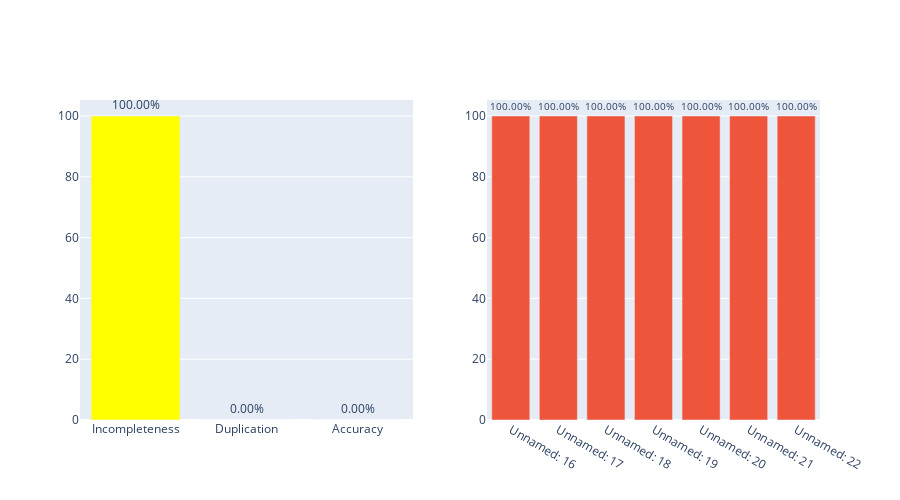

This figure's notebook cell:
### Code cell
# Test with a Excel file
data_quality_analyzer.data_quality_analyzer('Manchester United 2018-19.xlsx').duplication_incompleteness_checker(7)

### Figure 1 — Plotly figure (JSON) as saved in the notebook; plotly's stock layout.template omitted (floating-point values rounded to 4 significant figures)
{"data": [{"marker": {"color": ["yellow", "blue", "#a0911b"]}, "text": ["100.00%", "0.00%", "0.00%"], "textposition": "outside", "type": "bar", "x": ["Incompleteness", "Duplication", "Accuracy"], "xaxis": "x", "y": [100, 0, 0], "yaxis": "y"}, {"text": ["100.00%", "100.00%", "100.00%", "100.00%", "100.00%", "100.00%", "100.00%"], "textposition": "outside", "type": "bar", "x": ["Unnamed: 16", "Unnamed: 17", "Unnamed: 18", "Unnamed: 19", "Unnamed: 20", "Unnamed: 21", "Unnamed: 22"], "xaxis": "x2", "y": [100, 100, 100, 100, 100, 100, 100], "yaxis": "y2"}], "layout": {"height": 500, "showlegend": false, "xaxis": {"anchor": "y", "domain": [0, 0.45]}, "xaxis2": {"anchor": "y2", "domain": [0.55, 1]}, "yaxis": {"anchor": "x", "domain": [0, 1]}, "yaxis2": {"anchor": "x2", "domain": [0, 1]}}}
